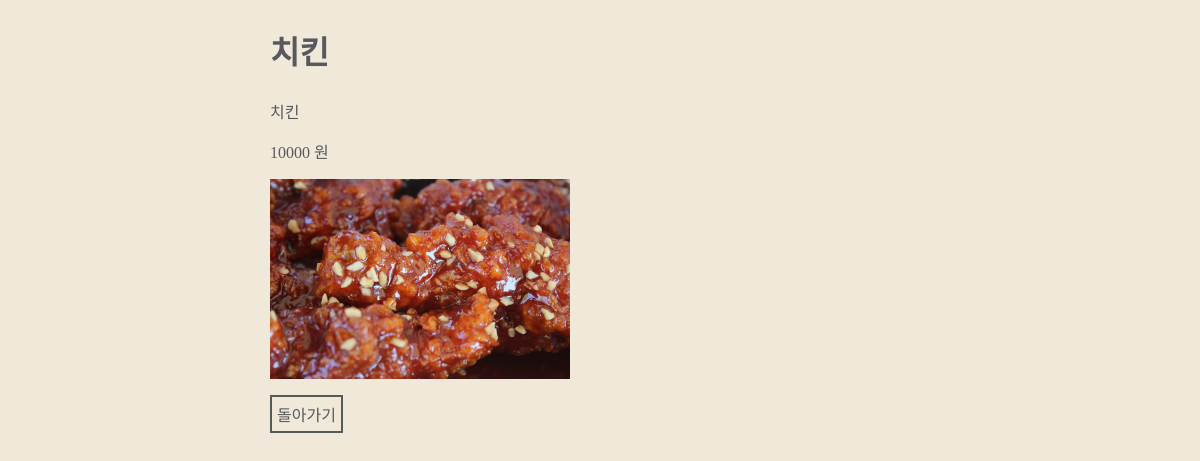
Page /2/ on the committed database.
### foods/models.py (models this page shows, shortened)
class Menu(models.Model):
    name = models.CharField(max_length=50)
    description = models.CharField(max_length=100)
    price = models.IntegerField()
    img_path = models.CharField(max_length=255)

### foods/views.py (the view)
# urls.py: path('<int:pk>/', views.food_detail),
def food_detail(request, pk):
    context = dict()
    menu = Menu.objects.get(id=pk)
    context["menu"] = menu
    return render(request, 'foods/detail.html', context=context)

### foods/templates/foods/detail.html (shortened to what this page needs)
{% load static %}
<!DOCTYPE html>
<html>
<head>
    <link rel="stylesheet" href="{% static 'foods/css/styles_detail.css' %}">
</head>
<div class="food-detail">
<h2>{{menu.name}}</h2>
<p>{{menu.description}}</p>
<p>{{menu.price}} 원</p>
<img src="{% get_static_prefix %}{{menu.img_path}}"/>
<a href="/">돌아가기</a>
</div>
</html>

### foods/static/foods/css/styles_detail.css (style rules this page uses)
* { box-sizing: border-box; font-family: Jua; }
h2 { font-size:32px; color: #58595e; }
.food-detail { width:660px; margin-left: auto; margin-right: auto; }
.food-detail p { color: #58595b; font-size: 16px; text-align: left; }
.food-detail img { display: block; margin-bottom: 16px; width: 300px; height: 200px; }
.food-detail a { color: #58595b; font-size: 16px; text-decoration: none; border: #58595b 2px solid; padding: 5px; display: inline-block; }

### rows in the picture
Menu: name "치킨", description "치킨", price "10000", img_path (picture)
